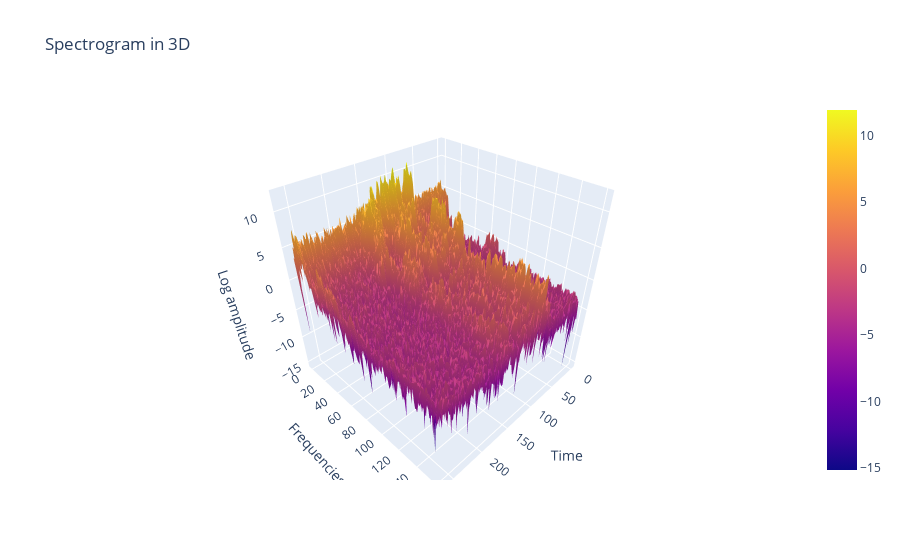

Source (notebook cell):
### Markdown cell above
In classical, state-of-the-art systems, **MFCC** or similar features are taken as input instead of spectrograms.

However, in end-to-end (neural-network based) systems, the most common input features are raw spectrograms or mel power spectrograms. MFCC decorrelates features, but NNs deal with correlated features well.

**It is your decision which to choose!**

### 1.3. Spectrogram in 3D

Have you ever seen a spectrogram in 3D?

### Code cell
data = [go.Surface(z=spectrogram.T)]
layout = go.Layout(
    title='Spectrogram in 3D',
    scene = dict(
        yaxis = dict(title='Frequencies'),
        xaxis = dict(title='Time'),
        zaxis = dict(title='Log amplitude'),
    ),
)
fig = go.Figure(data=data, layout=layout)
py.iplot(fig)

### Figure 1 — Plotly figure (JSON) as saved in the notebook; plotly's stock layout.template omitted (floating-point values rounded to 4 significant figures; data arrays with more than 128 entries replaced by an {"elided": "..."} marker saying what was removed)
{"data": [{"type": "surface", "z": {"elided": "161x262 float values"}}], "layout": {"scene": {"xaxis": {"title": {"text": "Time"}}, "yaxis": {"title": {"text": "Frequencies"}}, "zaxis": {"title": {"text": "Log amplitude"}}}, "title": {"text": "Spectrogram in 3D"}}}
